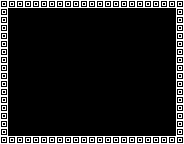

This is a level from a 2D game, rendered from its Tiled map with the project's own tilesets. A one-line summary and the map file follow, with tile-layer data summarised:
An orthogonal 23x18 tile map with 8x8 px tiles, 2 tile layers (background, main) and 1 object.

<map version="1.0" orientation="orthogonal" width="23" height="18" tilewidth="8" tileheight="8">
 <tileset firstgid="1" name="solid" tilewidth="8" tileheight="8">
  <image source="../images/solid.png" width="64" height="16" />
 </tileset>
 <layer name="background" width="23" height="18">
  <data>[414 cells, 414 non-empty, 1 distinct tile ids]</data>
 </layer>
 <layer name="main" width="23" height="18">
  <data>[414 cells, 78 non-empty, 1 distinct tile ids]</data>
 </layer>
 <objectgroup name="player" width="23" height="18">
  <object x="40" y="72" />
 </objectgroup>
</map>
